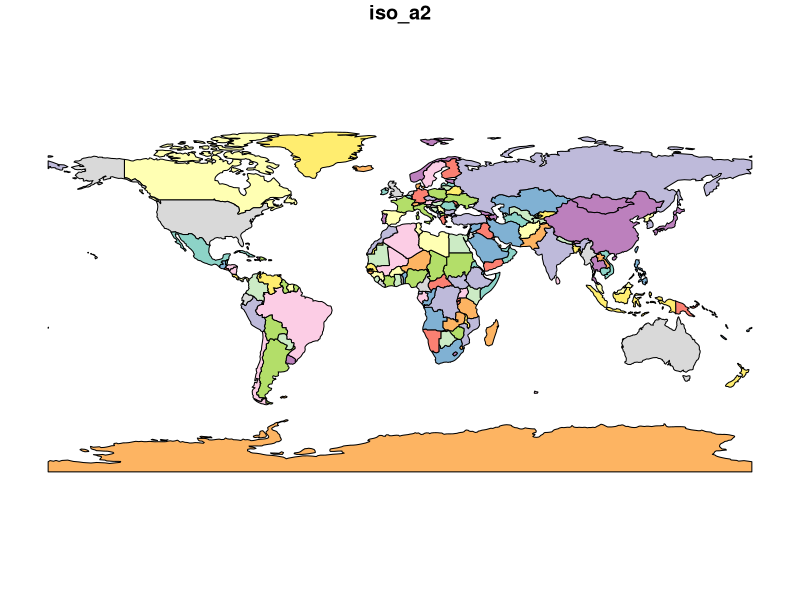
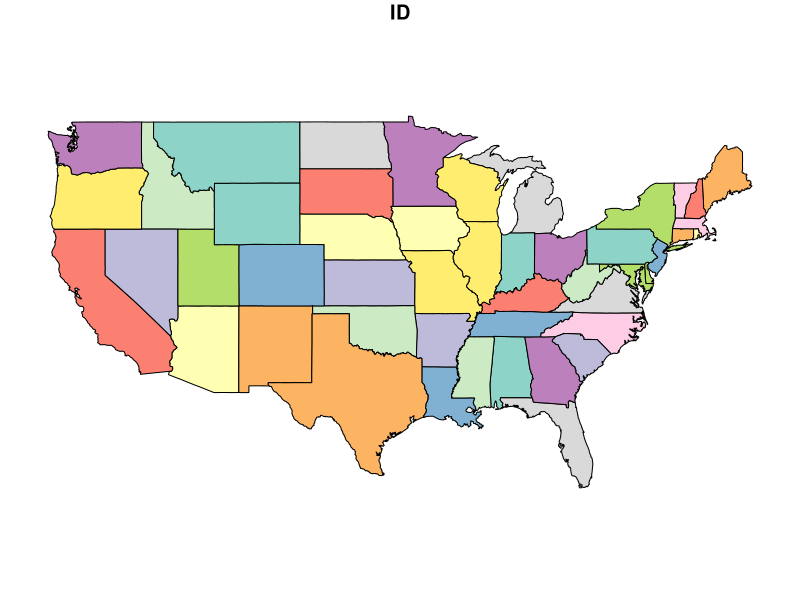

Generate these figures, in order, with R:
#' ---
#' title: Spatial Data
#' date: 2018-09-25 
#' subtitle: Working with Spatial Data and the sf package
#' reading:
#'    - The [Spatial Features Package (sf)](https://r-spatial.github.io/sf/){target='blank'}
#' tasks:
#'    - Reproject spatial data using `st_transform()`
#'    - Perform spatial operations on spatial data (e.g. intersection and buffering)
#'    - Generate a polygon that includes all land in NY that is within 10km of the Canadian border and calculate the area
#'    - Save your script as a .R or .Rmd in your course repository
#' ---
#' 
#' 
#' 
#' # Reading
#' 
#' 
#' # Background
#' Up to this point, we have dealt with data that fits into the tidy format without much effort. Spatial data has many complicating factors that have made handling spatial data in R complicated. Big strides are being made to make spatial data tidy in R. 
#' 
#' 
#' # Objective
#' 
#' You woke up in the middle of the night after a bad dream terrified of the Canadians.  You decide to start you are going to start a militia to defend the border.  But where should you defend?
#' 
#' > Generate a polygon that includes all land in NY that is within 10km of the Canadian border and calculate it's area.  How much area will you need to defend from the Canadians?
#' 
#' 
#' # Tasks
#' 
#' 
#' [<i class="fa fa-file-code-o fa-1x" aria-hidden="true"></i> Download starter R script (if desired)](`r output_nocomment`){target="_blank"}
#' 
#' 
#' <div class="well">
#' <button data-toggle="collapse" class="btn btn-primary btn-sm round" data-target="#demo1">Show Hints</button>
#' <div id="demo1" class="collapse">
#' The details below describe one possible approach.
#' 
#' You will need to load the foillowing packages
## ---- message=FALSE------------------------------------------------------
library(maps)
library(ggplot2)
library(spData)
library(dplyr)
library(sf)
# library(units) #this one is optional, but can help with unit conversions.

#' 
#' And datasets:
## ------------------------------------------------------------------------
#load 'world' data from spData package
data(world) 
# load 'states' boundaries
states <- sf::st_as_sf(maps::map("state", plot = FALSE, fill = TRUE)) 

plot(world[1])
plot(states)

#' 
#' ## Projection
#' 
## ------------------------------------------------------------------------
albers="+proj=aea +lat_1=29.5 +lat_2=45.5 +lat_0=37.5 +lon_0=-96 +x_0=0 +y_0=0 +ellps=GRS80 +datum=NAD83 +units=m +no_defs "

#' 
#' 
#' 
#' 1. `world` dataset
#'     1. transform to the albers equal area projection defined above as `albers`
#'     2. rename the `geom` column as `geometry` to make it easier to use `ggplot()`
#'     3. filter the world dataset to include only `name_long=="Canada"` 
#'     4. buffer canada to 10km (10000m)
#' 2. `states` object    
#'     1. transform to the albers equal area projection defined above as `albers`
#'     2. filter the `states` dataset to include only `ID == "new york"`
#'     3. confirm that the filtered object is valid with `st_is_valid()`, if not, use `st_buffer(0)` to apply a zero-width buffer which can solve most validity problems
#' 3. create a 'border' object
#'     1. use `st_intersection()` to intersect the canada buffer with New York (this will be your final polygon)
#'     2. use `st_area()` to calculate the area of this polygon.
#' 
#' </div>
#' </div>
#' 
#' Your final result should look like this:
#' 
#' 
#' 
#' Important note:  This is a crude dataset meant simply to illustrate the use of intersections and buffers.  The two datasets are not adequate for a highly accurate analysis.
#' 
#' <div class="extraswell">
#' <button data-toggle="collapse" class="btn btn-link" data-target="#extras">
#' Extra time? Try these extra activities...
#' </button>
#' <div id="extras" class="collapse">
#' 
#' Build a leaflet map of the same dataset.
#' 
#' 
#' <iframe id="test"  style=" height:400px; width:100%;" scrolling="no"  frameborder="0" src="CS05_leaflet.html"></iframe>
#' 
#' 
#' </div>
#' </div>
